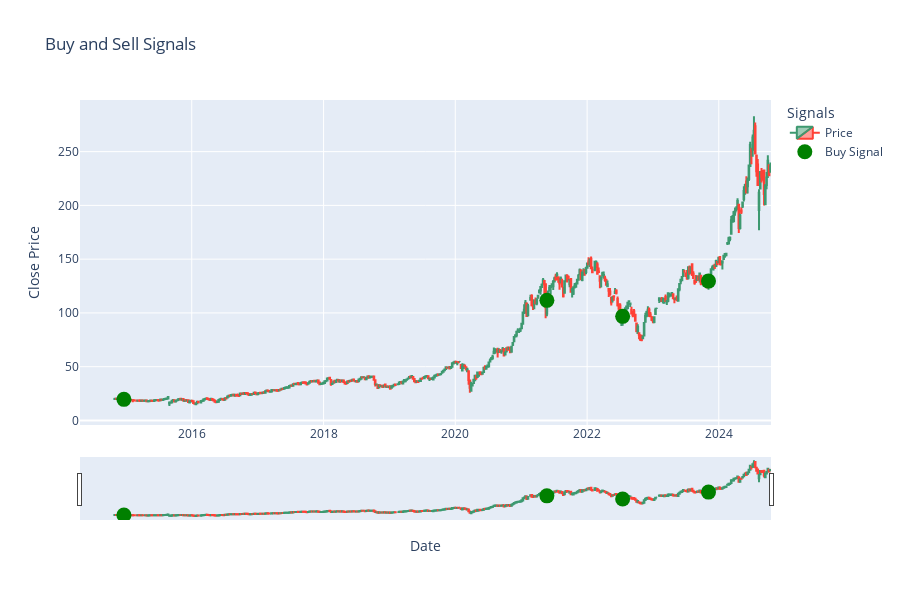

Notebook code for this chart:
### Code cell
plot_buy_sell_signals(data_processed)

### Figure 1 — Plotly figure (JSON) as saved in the notebook; plotly's stock layout.template omitted (floating-point values rounded to 4 significant figures; data arrays with more than 128 entries replaced by an {"elided": "..."} marker saying what was removed)
{"data": [{"close": {"elided": "521 float values"}, "high": {"elided": "521 float values"}, "low": {"elided": "521 float values"}, "name": "Price", "open": {"elided": "521 float values"}, "type": "candlestick", "x": {"elided": "521 str values"}}, {"marker": {"color": "green", "size": 15, "symbol": "circle"}, "mode": "markers", "name": "Buy Signal", "type": "scatter", "x": ["2014-12-21T00:00:00", "2021-05-23T00:00:00", "2022-07-17T00:00:00", "2023-11-05T00:00:00"], "y": [19.59, 111.7, 96.8, 129.6]}], "layout": {"height": 600, "legend": {"title": {"text": "Signals"}}, "title": {"text": "Buy and Sell Signals"}, "xaxis": {"title": {"text": "Date"}}, "yaxis": {"title": {"text": "Close Price"}}}}
